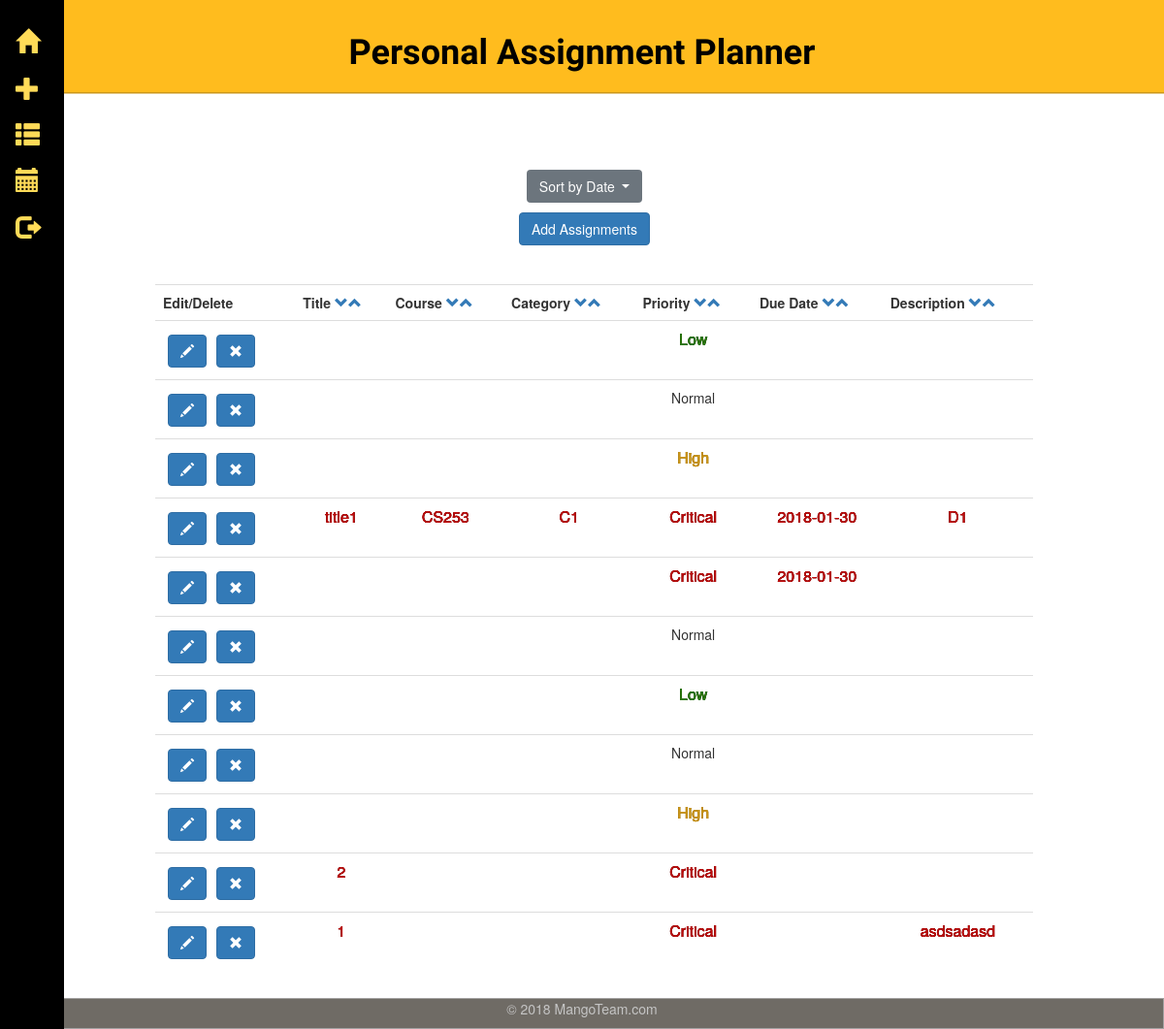
Screenshot of /assignments (signed in) with the database file from the repository.
### tables this page shows
CREATE TABLE assignments (
  id integer primary key autoincrement,
  username text not null,
  title text not null,
  course text not null,
  category text not null,
  priority text not null,
  duedate text not null,
  description text not null
);

### app.py (the view)
@app.route('/assignments')
def show_assignment():
    db = get_db()
    if "duedate" in request.args:
        cur = db.execute('select * from assignments where username = ? and duedate = ? order by id desc',
                         [logged_in_account, request.args["duedate"]])
        assignments = cur.fetchall()
    elif "arrange" in request.args:
        cur = db.execute(
            'select * from assignments where username = ? order by {} ASC'.format(request.args["arrange"]),
                        [logged_in_account])
        assignments = cur.fetchall()
    elif "sort" in request.args:
        cur = db.execute('select * from assignments where username = ? order by {} DESC'.format(request.args["sort"]),
                        [logged_in_account])
        assignments = cur.fetchall()
    else:
        cur = db.execute('select * from assignments where username = ? order by id desc', [logged_in_account])
        assignments = cur.fetchall()
    cur = db.execute('select distinct duedate from assignments order by duedate asc')
    duedates = cur.fetchall()
    return render_template('show_assignments.html', assignments=assignments, duedates=duedates,
                        username=logged_in_account)

### app.py (called while the page is built)
def connect_db():
    rv = sqlite3.connect(app.config['DATABASE'])
    rv.row_factory = sqlite3.Row
    return rv

def get_db():
    if not hasattr(g, 'sqlite_db'):
        g.sqlite_db = connect_db()
    return g.sqlite_db

### templates/show_assignments.html (shortened to what this page needs)
{% extends "layout_template.html" %}
{% block body %}
    <ul class="duedates">
        <div class="dropdown extrapadding">
            <button class="btn btn-secondary dropdown-toggle" type="button" id="dropdownMenuButton" data-toggle="dropdown" aria-haspopup="true" aria-expanded="false">
                Sort by Date
            </button>
        </div>
    </ul>
    <div class="extrapadding2"><a href="./add"><button type="button" class="btn btn-primary">Add Assignments</button></a></div>
    <br><br>
        {% if assignments %}
        <table class="table">
            <tr>
                <th>Edit/Delete </th>
                <th>Title <a href="/assignments?sort=title"><span class="glyphicon glyphicon-chevron-down arrow"></span></a><a href="/assignments?arrange=title"><span class="glyphicon glyphicon-chevron-up arrow"></span></a></th>
                <th>Course <a href="/assignments?sort=course"><span class="glyphicon glyphicon-chevron-down arrow"></span></a><a href="/assignments?arrange=course"><span class="glyphicon glyphicon-chevron-up arrow"></span></a></th>
                <th>Category <a href="/assignments?sort=category"><span class="glyphicon glyphicon-chevron-down arrow"></span></a><a href="/assignments?arrange=category"><span class="glyphicon glyphicon-chevron-up arrow"></span></a></th>
                <th>Priority <a href="/assignments?sort=priority"><span class="glyphicon glyphicon-chevron-down arrow"></span></a><a href="/assignments?arrange=priority"><span class="glyphicon glyphicon-chevron-up arrow"></span></a></th>
                <th>Due Date <a href="/assignments?sort=duedate"><span class="glyphicon glyphicon-chevron-down arrow"></span></a><a href="/assignments?arrange=duedate"><span class="glyphicon glyphicon-chevron-up arrow"></span></a></th>
                <th>Description <a href="/assignments?sort=description"><span class="glyphicon glyphicon-chevron-down arrow"></span></a><a href="/assignments?arrange=description"><span class="glyphicon glyphicon-chevron-up arrow"></span></a></th>
            </tr>
            {% for assignment in assignments %}
                {% if assignment.priority == "Critical": %}
                <tr class="critical">
                {% elif assignment.priority == "High": %}
                <tr class="high">
                {% elif assignment.priority == "Normal": %}
                <tr class="normal">
                {% elif assignment.priority == "Low": %}
                <tr class="low">
                {% else %}
                <tr>
                {% endif %}
                        <td>
                            <form action="{{ url_for('edit_entry') }}" method="get" class="inline">
                                <button type="submit" class="btn btn-primary glyphicon glyphicon-pencil"></button>
                            </form>
                            <form action="{{ url_for('del_assignment') }}" method="post" class="inline">
                                <button type="submit" class="btn btn-primary glyphicon glyphicon-remove"></button>
                            </form>
                        </td>
                        <td>{{ assignment.title }}</td>
                        <td>{{ assignment.course }}</td>
                        <td>{{ assignment.category }}</td>
                        <td>{{ assignment.priority }}</td>
                        <td>{{ assignment.duedate }}</td>
                        <td>{{ assignment.description|safe }}</td>
                 </tr>
            {% else %}
                <em>No assignment entries here so far.</em>
                <br><br>
            {% endfor %}
        </table>
    {% else %}
        <em>You don't have any assignments currently.</em>
        <br><br>
    {% endif %}
    </div>
    <br><br>
{% endblock %}

### templates/layout_template.html (shortened to what this page needs)
<!doctype html>
<html lang="en">
<head>
    <link rel="stylesheet" href="https://use.fontawesome.com/releases/v5.5.0/css/all.css">
    <link rel="stylesheet" href="https://stackpath.bootstrapcdn.com/bootstrap/4.1.3/css/bootstrap.min.css">
    <link rel="stylesheet" href="https://maxcdn.bootstrapcdn.com/bootstrap/3.3.7/css/bootstrap.min.css">
      <link rel="stylesheet" href="https://stackpath.bootstrapcdn.com/bootstrap/4.1.3/css/bootstrap.min.css">
      <link rel="stylesheet" href="http://maxcdn.bootstrapcdn.com/bootstrap/3.3.4/css/bootstrap.min.css">
      <link rel="stylesheet" type="text/css" href="{{ url_for('static', filename='homepage.css') }}">
      <link rel="stylesheet" type="text/css" href="{{ url_for('static', filename='style.css') }}">
</head>
<body>
        <div class="sidenav">
            <a href="./homepage" title="Home">
                <span class="glyphicon glyphicon-home"></span>
            </a>
            <a href="./add" title=" Add Assignment">
                <span class="glyphicon glyphicon-plus"></span>
            </a>
            <a href="./assignments" title="View Schedule">
                <span class="glyphicon glyphicon-th-list"></span>
            </a>
            <a href="./calendar" title="View Calendar">
                <span class="glyphicon glyphicon-calendar"></span>
            </a>
            {% if not session.get(username) %}
            <a href="./login" title="Log In">
                <span class="glyphicon glyphicon-log-in"></span>
            </a>
            <a href="./signup" title="Create Account">
                <i class="fas fa-user-plus"></i>
            </a>
            {% else %}
            <a href="{{ url_for('logout') }}" title="Log Out">
                <span class="glyphicon glyphicon-log-out"></span>
            </a>
            {% endif %}
        </div>
        <h1 class="mainHead">Personal Assignment Planner</h1>
        <br><br>
        <br><br>
        <div class="container text-center">
          {% block body %}{% endblock %}
      <footer class="mastfoot mt-auto">
        <div class="inner">
            <p>&copy; 2018 MangoTeam.com<p>
        </div>
      </footer>
</body>
</html>

### static/homepage.css (style rules this page uses)
a, a:focus, a:hover { padding: .25rem 0 }
html, body { height: 100%; background-color: #fff; }
.sidenav { height: 100%; width: 66px; position: fixed; z-index: 1; top: 0; left: 0; background-color:black; border-bottom-color: rgba(255, 255, 255, .25); overflow-x: hidden; padding-top: 20px; }
.sidenav a { padding: 6px 8px 6px 16px; text-decoration: none; font-size: 25px; color: #ffdb58; display: block; }
.mastfoot { clear: both; border: 1px groove #A3A1A1; background: #6F6B65; color: #C5C5C5; padding: 0; text-align: center; vertical-align: middle; line-height: normal; margin: 0; position: fixed; bottom: 0px; width: 100%; }
.container { position: relative; width: 80%; padding-left: 40px; }
.mainHead { margin: 0; min-width: 180px; padding: 35px 20px 20px 20px; font-weight: 700; font-family: 'Charmonman', cursive; text-decoration: none; text-align: center; box-shadow: 0 1.5px 0 #CC9618; transition: opacity .3s ease-in-out; color: black; background-color: #FFBC1E; border: 0 none; }

### static/style.css (style rules this page uses)
.inline { float: left; padding: 5px; }
.extrapadding { padding-right: 60px; }
.extrapadding2 { padding-right: 20px; }

### rows the page displays
assignments: priority "Low"
assignments: priority "Normal"
assignments: priority "High"
assignments: title "title1", course "CS253", category "C1", priority "Critical", duedate "2018-01-30", description "D1"
assignments: priority "Critical", duedate "2018-01-30"
assignments: priority "Normal"
assignments: priority "Low"
assignments: priority "Normal"
assignments: priority "High"
assignments: title "2", priority "Critical"
assignments: title "1", priority "Critical", description "asdsadasd"
